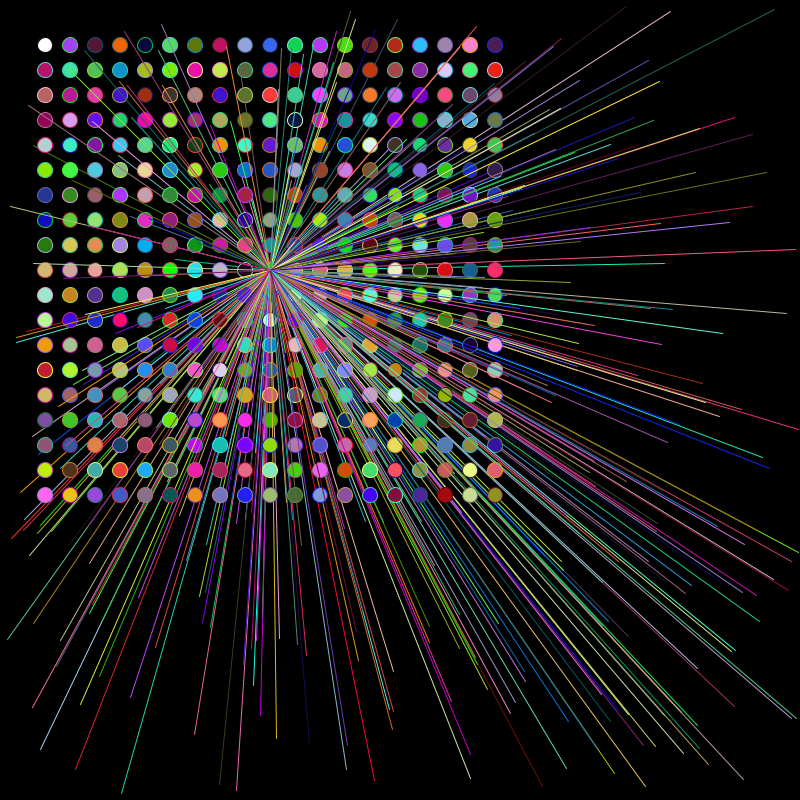
Frame 1 (no input)
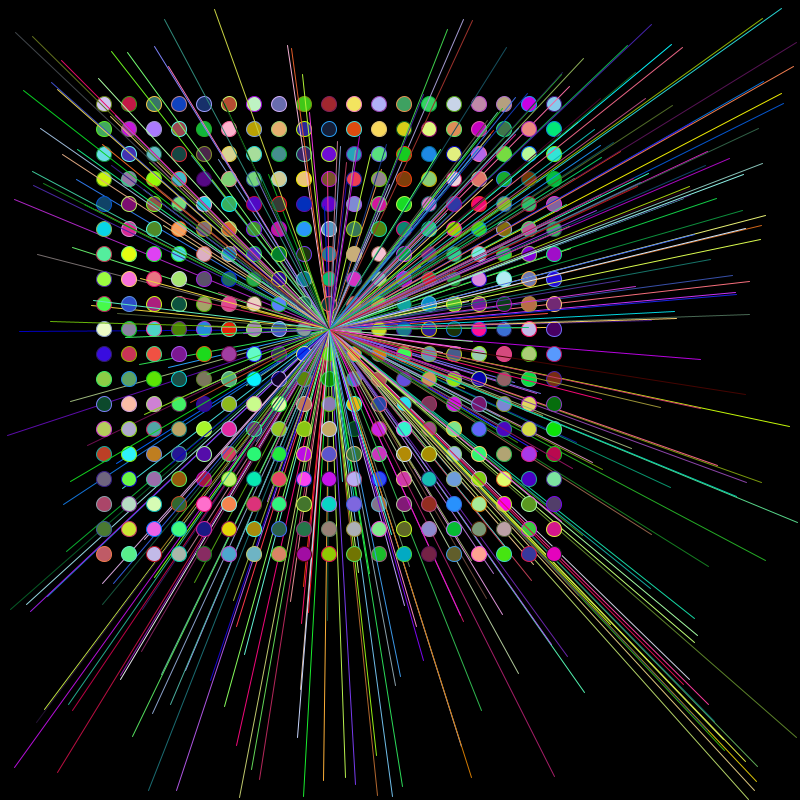
Frame 60 (the mouse pressed at the canvas centre just before this capture)
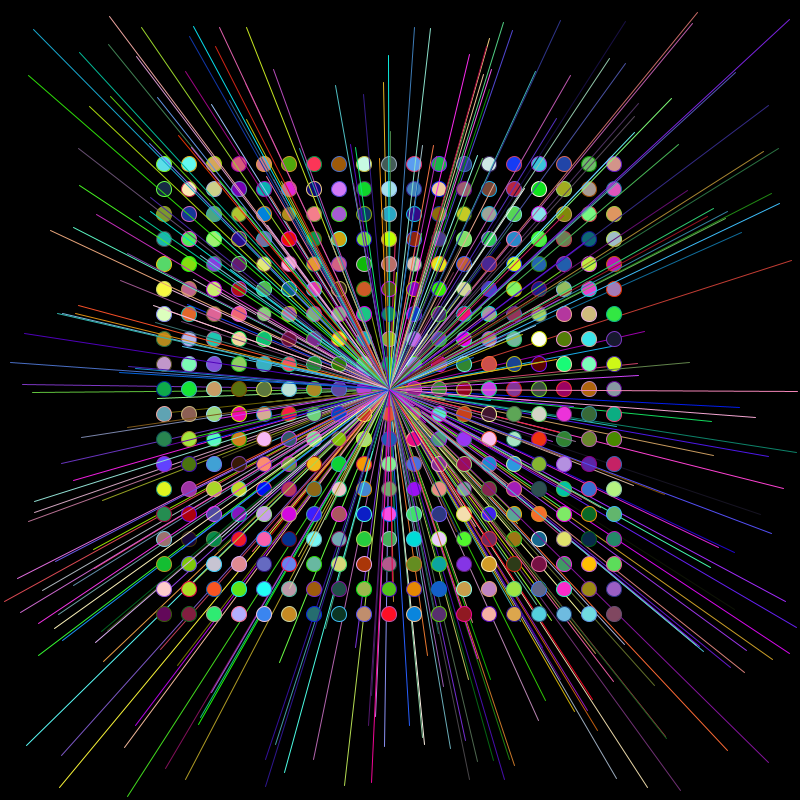
Frame 120 (the mouse held since frame 60 and released just before this capture)

The Processing sketch that drew these frames (run headless with seeded random() and noise(); from frame 60 on, the mouse is pressed at the canvas centre):

// Processing sketch: processing_40359
// ── processing_40359.pde

//Raymond Fang's (Your Dai Lo's) Massive Scale!

float xposition=20;
float yposition=20;

void setup ()
{
  size (800, 800);
  background (0);
}

void draw() {
  background (0);
  for (float r=1; r<20; r++) {
  for (float i=1; i<20; i++) {
  ellipse(xposition+25*i, yposition+25*r, 15, 15);
  fill (random(255),random(255),random(255));
  stroke (random(255),random(255),random(255));
  line(random(r,width),random (r,height),xposition+250,yposition+250);

      if (xposition > 280)
      {
        xposition = (random(800));
      }

      if (yposition > 280)
      {
        yposition = (random(800));
      }
      if (xposition < 0)
      {
        xposition = (random(800));
      }

      if (yposition < 0)
      {
        yposition = (random(800));
      }
    }
  } 
  xposition++;
  yposition++;
}
